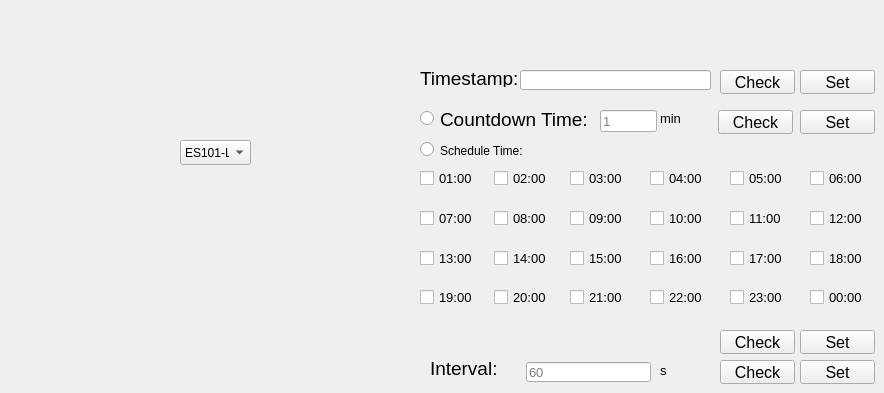
    <widget class="QWidget" name="sensor">
     <attribute name="title">
      <string>RTU</string>
     </attribute>
     <widget class="QCheckBox" name="checkBox_4">
      <property name="enabled">
       <bool>true</bool>
      </property>
      <property name="geometry">
       <rect>
        <x>650</x>
        <y>170</y>
        <width>58</width>
        <height>17</height>
       </rect>
      </property>
      <property name="sizePolicy">
       <sizepolicy hsizetype="Maximum" vsizetype="Fixed">
        <horstretch>0</horstretch>
        <verstretch>0</verstretch>
       </sizepolicy>
      </property>
      <property name="font">
       <font>
        <pointsize>10</pointsize>
       </font>
      </property>
      <property name="text">
       <string>04:00</string>
      </property>
      <property name="iconSize">
       <size>
        <width>10</width>
        <height>10</height>
       </size>
      </property>
     </widget>
     <widget class="QCheckBox" name="checkBox_8">
      <property name="enabled">
       <bool>true</bool>
      </property>
      <property name="geometry">
       <rect>
        <x>494</x>
        <y>210</y>
        <width>58</width>
        <height>17</height>
       </rect>
      </property>
      <property name="sizePolicy">
       <sizepolicy hsizetype="Maximum" vsizetype="Fixed">
        <horstretch>0</horstretch>
        <verstretch>0</verstretch>
       </sizepolicy>
      </property>
      <property name="font">
       <font>
        <pointsize>10</pointsize>
       </font>
      </property>
      <property name="text">
       <string>08:00</string>
      </property>
      <property name="iconSize">
       <size>
        <width>10</width>
        <height>10</height>
       </size>
      </property>
     </widget>
     <widget class="QPushButton" name="sensorIntervalCheckPushButton">
      <property name="geometry">
       <rect>
        <x>720</x>
        <y>360</y>
        <width>75</width>
        <height>24</height>
       </rect>
      </property>
      <property name="font">
       <font>
        <pointsize>12</pointsize>
       </font>
      </property>
      <property name="text">
       <string>Check</string>
      </property>
     </widget>
     <widget class="QLineEdit" name="sensorIntervalLineEdit">
      <property name="geometry">
       <rect>
        <x>526</x>
        <y>362</y>
        <width>125</width>
        <height>20</height>
       </rect>
      </property>
      <property name="font">
       <font>
        <pointsize>10</pointsize>
       </font>
      </property>
      <property name="placeholderText">
       <string>60</string>
      </property>
     </widget>
     <widget class="QRadioButton" name="sensorSTradioButton">
      <property name="geometry">
       <rect>
        <x>420</x>
        <y>140</y>
        <width>16</width>
        <height>18</height>
       </rect>
      </property>
      <property name="text">
       <string/>
      </property>
     </widget>
     <widget class="QLineEdit" name="sensorCountDownLineEdit">
      <property name="enabled">
       <bool>true</bool>
      </property>
      <property name="geometry">
       <rect>
        <x>600</x>
        <y>110</y>
        <width>57</width>
        <height>22</height>
       </rect>
      </property>
      <property name="sizePolicy">
       <sizepolicy hsizetype="Fixed" vsizetype="Fixed">
        <horstretch>0</horstretch>
        <verstretch>0</verstretch>
       </sizepolicy>
      </property>
      <property name="maximumSize">
       <size>
        <width>57</width>
        <height>16777215</height>
       </size>
      </property>
      <property name="font">
       <font>
        <pointsize>10</pointsize>
       </font>
      </property>
      <property name="text">
       <string/>
      </property>
      <property name="placeholderText">
       <string>1</string>
      </property>
     </widget>
     <widget class="QPushButton" name="sensorCountdownCheckButton">
      <property name="geometry">
       <rect>
        <x>718</x>
        <y>110</y>
        <width>75</width>
        <height>24</height>
       </rect>
      </property>
      <property name="sizePolicy">
       <sizepolicy hsizetype="Expanding" vsizetype="Fixed">
        <horstretch>0</horstretch>
        <verstretch>0</verstretch>
       </sizepolicy>
      </property>
      <property name="maximumSize">
       <size>
        <width>75</width>
        <height>16777215</height>
       </size>
      </property>
      <property name="font">
       <font>
        <pointsize>12</pointsize>
       </font>
      </property>
      <property name="text">
       <string>Check</string>
      </property>
     </widget>
     <widget class="QCheckBox" name="checkBox_16">
      <property name="enabled">
       <bool>true</bool>
      </property>
      <property name="geometry">
       <rect>
        <x>650</x>
        <y>250</y>
        <width>58</width>
        <height>17</height>
       </rect>
      </property>
      <property name="sizePolicy">
       <sizepolicy hsizetype="Maximum" vsizetype="Fixed">
        <horstretch>0</horstretch>
        <verstretch>0</verstretch>
       </sizepolicy>
      </property>
      <property name="font">
       <font>
        <pointsize>10</pointsize>
       </font>
      </property>
      <property name="text">
       <string>16:00</string>
      </property>
      <property name="iconSize">
       <size>
        <width>10</width>
        <height>10</height>
       </size>
      </property>
     </widget>
     <widget class="QCheckBox" name="checkBox_21">
      <property name="enabled">
       <bool>true</bool>
      </property>
      <property name="geometry">
       <rect>
        <x>570</x>
        <y>289</y>
        <width>58</width>
        <height>17</height>
       </rect>
      </property>
      <property name="sizePolicy">
       <sizepolicy hsizetype="Maximum" vsizetype="Fixed">
        <horstretch>0</horstretch>
        <verstretch>0</verstretch>
       </sizepolicy>
      </property>
      <property name="font">
       <font>
        <pointsize>10</pointsize>
       </font>
      </property>
      <property name="text">
       <string>21:00</string>
      </property>
      <property name="iconSize">
       <size>
        <width>10</width>
        <height>10</height>
       </size>
      </property>
     </widget>
     <widget class="QCheckBox" name="checkBox_1">
      <property name="enabled">
       <bool>true</bool>
      </property>
      <property name="geometry">
       <rect>
        <x>420</x>
        <y>170</y>
        <width>58</width>
        <height>17</height>
       </rect>
      </property>
      <property name="sizePolicy">
       <sizepolicy hsizetype="Maximum" vsizetype="Fixed">
        <horstretch>0</horstretch>
        <verstretch>0</verstretch>
       </sizepolicy>
      </property>
      <property name="font">
       <font>
        <pointsize>10</pointsize>
       </font>
      </property>
      <property name="text">
       <string>01:00</string>
      </property>
      <property name="iconSize">
       <size>
        <width>10</width>
        <height>10</height>
       </size>
      </property>
     </widget>
     <widget class="QLabel" name="label_81">
      <property name="geometry">
       <rect>
        <x>440</x>
        <y>140</y>
        <width>141</width>
        <height>21</height>
       </rect>
      </property>
      <property name="text">
       <string>Schedule Time:</string>
      </property>
     </widget>
     <widget class="QCheckBox" name="checkBox_12">
      <property name="enabled">
       <bool>true</bool>
      </property>
      <property name="geometry">
       <rect>
        <x>810</x>
        <y>210</y>
        <width>58</width>
        <height>17</height>
       </rect>
      </property>
      <property name="sizePolicy">
       <sizepolicy hsizetype="Maximum" vsizetype="Fixed">
        <horstretch>0</horstretch>
        <verstretch>0</verstretch>
       </sizepolicy>
      </property>
      <property name="font">
       <font>
        <pointsize>10</pointsize>
       </font>
      </property>
      <property name="text">
       <string>12:00</string>
      </property>
      <property name="iconSize">
       <size>
        <width>10</width>
        <height>10</height>
       </size>
      </property>
     </widget>
     <widget class="QLabel" name="label_84">
      <property name="geometry">
       <rect>
        <x>660</x>
        <y>110</y>
        <width>31</width>
        <height>16</height>
       </rect>
      </property>
      <property name="sizePolicy">
       <sizepolicy hsizetype="Fixed" vsizetype="Preferred">
        <horstretch>0</horstretch>
        <verstretch>0</verstretch>
       </sizepolicy>
      </property>
      <property name="font">
       <font>
        <pointsize>10</pointsize>
       </font>
      </property>
      <property name="text">
       <string>min</string>
      </property>
     </widget>
     <widget class="QCheckBox" name="checkBox_24">
      <property name="enabled">
       <bool>true</bool>
      </property>
      <property name="geometry">
       <rect>
        <x>810</x>
        <y>289</y>
        <width>58</width>
        <height>17</height>
       </rect>
      </property>
      <property name="sizePolicy">
       <sizepolicy hsizetype="Maximum" vsizetype="Fixed">
        <horstretch>0</horstretch>
        <verstretch>0</verstretch>
       </sizepolicy>
      </property>
      <property name="font">
       <font>
        <pointsize>10</pointsize>
       </font>
      </property>
      <property name="text">
       <string>00:00</string>
      </property>
      <property name="iconSize">
       <size>
        <width>10</width>
        <height>10</height>
       </size>
      </property>
     </widget>
     <widget class="QCheckBox" name="checkBox_6">
      <property name="enabled">
       <bool>true</bool>
      </property>
      <property name="geometry">
       <rect>
        <x>810</x>
        <y>170</y>
        <width>58</width>
        <height>17</height>
       </rect>
      </property>
      <property name="sizePolicy">
       <sizepolicy hsizetype="Maximum" vsizetype="Fixed">
        <horstretch>0</horstretch>
        <verstretch>0</verstretch>
       </sizepolicy>
      </property>
      <property name="font">
       <font>
        <pointsize>10</pointsize>
       </font>
      </property>
      <property name="text">
       <string>06:00</string>
      </property>
      <property name="iconSize">
       <size>
        <width>10</width>
        <height>10</height>
       </size>
      </property>
     </widget>
     <widget class="QPushButton" name="sensorTSSetBtn">
      <property name="geometry">
       <rect>
        <x>800</x>
        <y>70</y>
        <width>75</width>
        <height>24</height>
       </rect>
      </property>
      <property name="font">
       <font>
        <pointsize>12</pointsize>
       </font>
      </property>
      <property name="text">
       <string>Set</string>
      </property>
     </widget>
     <widget class="QPushButton" name="sensorIntervalSetPushButton_2">
      <property name="geometry">
       <rect>
        <x>800</x>
        <y>110</y>
        <width>75</width>
        <height>24</height>
       </rect>
      </property>
      <property name="sizePolicy">
       <sizepolicy hsizetype="Expanding" vsizetype="Fixed">
        <horstretch>0</horstretch>
        <verstretch>0</verstretch>
       </sizepolicy>
      </property>
      <property name="maximumSize">
       <size>
        <width>75</width>
        <height>16777215</height>
       </size>
      </property>
      <property name="font">
       <font>
        <pointsize>12</pointsize>
       </font>
      </property>
      <property name="text">
       <string>Set</string>
      </property>
     </widget>
     <widget class="QCheckBox" name="checkBox_17">
      <property name="enabled">
       <bool>true</bool>
      </property>
      <property name="geometry">
       <rect>
        <x>730</x>
        <y>250</y>
        <width>58</width>
        <height>17</height>
       </rect>
      </property>
      <property name="sizePolicy">
       <sizepolicy hsizetype="Maximum" vsizetype="Fixed">
        <horstretch>0</horstretch>
        <verstretch>0</verstretch>
       </sizepolicy>
      </property>
      <property name="font">
       <font>
        <pointsize>10</pointsize>
       </font>
      </property>
      <property name="text">
       <string>17:00</string>
      </property>
      <property name="iconSize">
       <size>
        <width>10</width>
        <height>10</height>
       </size>
      </property>
     </widget>
     <widget class="QCheckBox" name="checkBox_13">
      <property name="enabled">
       <bool>true</bool>
      </property>
      <property name="geometry">
       <rect>
        <x>420</x>
        <y>250</y>
        <width>58</width>
        <height>17</height>
       </rect>
      </property>
      <property name="sizePolicy">
       <sizepolicy hsizetype="Maximum" vsizetype="Fixed">
        <horstretch>0</horstretch>
        <verstretch>0</verstretch>
       </sizepolicy>
      </property>
      <property name="font">
       <font>
        <pointsize>10</pointsize>
       </font>
      </property>
      <property name="text">
       <string>13:00</string>
      </property>
      <property name="iconSize">
       <size>
        <width>10</width>
        <height>10</height>
       </size>
      </property>
     </widget>
     <widget class="QLabel" name="label_86">
      <property name="geometry">
       <rect>
        <x>440</x>
        <y>110</y>
        <width>150</width>
        <height>19</height>
       </rect>
      </property>
      <property name="sizePolicy">
       <sizepolicy hsizetype="Fixed" vsizetype="Preferred">
        <horstretch>0</horstretch>
        <verstretch>0</verstretch>
       </sizepolicy>
      </property>
      <property name="font">
       <font>
        <pointsize>14</pointsize>
       </font>
      </property>
      <property name="text">
       <string>Countdown Time:</string>
      </property>
     </widget>
     <widget class="QPushButton" name="sensorTimeCheckPushButton">
      <property name="geometry">
       <rect>
        <x>720</x>
        <y>330</y>
        <width>75</width>
        <height>24</height>
       </rect>
      </property>
      <property name="font">
       <font>
        <pointsize>12</pointsize>
       </font>
      </property>
      <property name="text">
       <string>Check</string>
      </property>
     </widget>
     <widget class="QPushButton" name="sensorTimeSetPushButton">
      <property name="geometry">
       <rect>
        <x>800</x>
        <y>330</y>
        <width>75</width>
        <height>24</height>
       </rect>
      </property>
      <property name="font">
       <font>
        <pointsize>12</pointsize>
       </font>
      </property>
      <property name="text">
       <string>Set</string>
      </property>
     </widget>
     <widget class="QCheckBox" name="checkBox_9">
      <property name="enabled">
       <bool>true</bool>
      </property>
      <property name="geometry">
       <rect>
        <x>570</x>
        <y>210</y>
        <width>58</width>
        <height>17</height>
       </rect>
      </property>
      <property name="sizePolicy">
       <sizepolicy hsizetype="Maximum" vsizetype="Fixed">
        <horstretch>0</horstretch>
        <verstretch>0</verstretch>
       </sizepolicy>
      </property>
      <property name="font">
       <font>
        <pointsize>10</pointsize>
       </font>
      </property>
      <property name="text">
       <string>09:00</string>
      </property>
      <property name="iconSize">
       <size>
        <width>10</width>
        <height>10</height>
       </size>
      </property>
     </widget>
     <widget class="QLabel" name="label_62">
      <property name="geometry">
       <rect>
        <x>660</x>
        <y>362</y>
        <width>16</width>
        <height>16</height>
       </rect>
      </property>
      <property name="font">
       <font>
        <pointsize>10</pointsize>
       </font>
      </property>
      <property name="text">
       <string>s</string>
      </property>
     </widget>
     <widget class="QCheckBox" name="checkBox_20">
      <property name="enabled">
       <bool>true</bool>
      </property>
      <property name="geometry">
       <rect>
        <x>494</x>
        <y>289</y>
        <width>58</width>
        <height>17</height>
       </rect>
      </property>
      <property name="sizePolicy">
       <sizepolicy hsizetype="Maximum" vsizetype="Fixed">
        <horstretch>0</horstretch>
        <verstretch>0</verstretch>
       </sizepolicy>
      </property>
      <property name="font">
       <font>
        <pointsize>10</pointsize>
       </font>
      </property>
      <property name="text">
       <string>20:00</string>
      </property>
      <property name="iconSize">
       <size>
        <width>10</width>
        <height>10</height>
       </size>
      </property>
     </widget>
     <widget class="QCheckBox" name="checkBox_23">
      <property name="enabled">
       <bool>true</bool>
      </property>
      <property name="geometry">
       <rect>
        <x>730</x>
        <y>289</y>
        <width>58</width>
        <height>17</height>
       </rect>
      </property>
      <property name="sizePolicy">
       <sizepolicy hsizetype="Maximum" vsizetype="Fixed">
        <horstretch>0</horstretch>
        <verstretch>0</verstretch>
       </sizepolicy>
      </property>
      <property name="font">
       <font>
        <pointsize>10</pointsize>
       </font>
      </property>
      <property name="text">
       <string>23:00</string>
      </property>
      <property name="iconSize">
       <size>
        <width>10</width>
        <height>10</height>
       </size>
      </property>
     </widget>
     <widget class="QCheckBox" name="checkBox_11">
      <property name="enabled">
       <bool>true</bool>
      </property>
      <property name="geometry">
       <rect>
        <x>730</x>
        <y>210</y>
        <width>58</width>
        <height>17</height>
       </rect>
      </property>
      <property name="sizePolicy">
       <sizepolicy hsizetype="Maximum" vsizetype="Fixed">
        <horstretch>0</horstretch>
        <verstretch>0</verstretch>
       </sizepolicy>
      </property>
      <property name="font">
       <font>
        <pointsize>10</pointsize>
       </font>
      </property>
      <property name="text">
       <string>11:00</string>
      </property>
      <property name="iconSize">
       <size>
        <width>10</width>
        <height>10</height>
       </size>
      </property>
     </widget>
     <widget class="QLabel" name="label_94">
      <property name="geometry">
       <rect>
        <x>420</x>
        <y>70</y>
        <width>111</width>
        <height>17</height>
       </rect>
      </property>
      <property name="font">
       <font>
        <pointsize>14</pointsize>
       </font>
      </property>
      <property name="text">
       <string>Timestamp:</string>
      </property>
     </widget>
     <widget class="QCheckBox" name="checkBox_19">
      <property name="enabled">
       <bool>true</bool>
      </property>
      <property name="geometry">
       <rect>
        <x>420</x>
        <y>289</y>
        <width>58</width>
        <height>17</height>
       </rect>
      </property>
      <property name="sizePolicy">
       <sizepolicy hsizetype="Maximum" vsizetype="Fixed">
        <horstretch>0</horstretch>
        <verstretch>0</verstretch>
       </sizepolicy>
      </property>
      <property name="font">
       <font>
        <pointsize>10</pointsize>
       </font>
      </property>
      <property name="text">
       <string>19:00</string>
      </property>
      <property name="iconSize">
       <size>
        <width>10</width>
        <height>10</height>
       </size>
      </property>
     </widget>
     <widget class="QCheckBox" name="checkBox_3">
      <property name="enabled">
       <bool>true</bool>
      </property>
      <property name="geometry">
       <rect>
        <x>570</x>
        <y>170</y>
        <width>58</width>
        <height>17</height>
       </rect>
      </property>
      <property name="sizePolicy">
       <sizepolicy hsizetype="Maximum" vsizetype="Fixed">
        <horstretch>0</horstretch>
        <verstretch>0</verstretch>
       </sizepolicy>
      </property>
      <property name="font">
       <font>
        <pointsize>10</pointsize>
       </font>
      </property>
      <property name="text">
       <string>03:00</string>
      </property>
      <property name="iconSize">
       <size>
        <width>10</width>
        <height>10</height>
       </size>
      </property>
     </widget>
     <widget class="QRadioButton" name="sensorCTRadioButton">
      <property name="geometry">
       <rect>
        <x>420</x>
        <y>110</y>
        <width>15</width>
        <height>16</height>
       </rect>
      </property>
      <property name="sizePolicy">
       <sizepolicy hsizetype="Fixed" vsizetype="Fixed">
        <horstretch>0</horstretch>
        <verstretch>0</verstretch>
       </sizepolicy>
      </property>
      <property name="maximumSize">
       <size>
        <width>15</width>
        <height>16777215</height>
       </size>
      </property>
      <property name="text">
       <string/>
      </property>
     </widget>
     <widget class="QPushButton" name="sensorIntervalSetPushButton">
      <property name="geometry">
       <rect>
        <x>800</x>
        <y>360</y>
        <width>75</width>
        <height>24</height>
       </rect>
      </property>
      <property name="font">
       <font>
        <pointsize>12</pointsize>
       </font>
      </property>
      <property name="text">
       <string>Set</string>
      </property>
     </widget>
     <widget class="QCheckBox" name="checkBox_7">
      <property name="enabled">
       <bool>true</bool>
      </property>
      <property name="geometry">
       <rect>
        <x>420</x>
        <y>210</y>
        <width>58</width>
        <height>17</height>
       </rect>
      </property>
      <property name="sizePolicy">
       <sizepolicy hsizetype="Maximum" vsizetype="Fixed">
        <horstretch>0</horstretch>
        <verstretch>0</verstretch>
       </sizepolicy>
      </property>
      <property name="font">
       <font>
        <pointsize>10</pointsize>
       </font>
      </property>
      <property name="text">
       <string>07:00</string>
      </property>
      <property name="iconSize">
       <size>
        <width>10</width>
        <height>10</height>
       </size>
      </property>
     </widget>
     <widget class="QPushButton" name="sensorTSChkButton">
      <property name="geometry">
       <rect>
        <x>720</x>
        <y>70</y>
        <width>75</width>
        <height>24</height>
       </rect>
      </property>
      <property name="font">
       <font>
        <pointsize>12</pointsize>
       </font>
      </property>
      <property name="text">
       <string>Check</string>
      </property>
     </widget>
     <widget class="QCheckBox" name="checkBox_2">
      <property name="enabled">
       <bool>true</bool>
      </property>
      <property name="geometry">
       <rect>
        <x>494</x>
        <y>170</y>
        <width>58</width>
        <height>17</height>
       </rect>
      </property>
      <property name="sizePolicy">
       <sizepolicy hsizetype="Maximum" vsizetype="Fixed">
        <horstretch>0</horstretch>
        <verstretch>0</verstretch>
       </sizepolicy>
      </property>
      <property name="font">
       <font>
        <pointsize>10</pointsize>
       </font>
      </property>
      <property name="text">
       <string>02:00</string>
      </property>
      <property name="iconSize">
       <size>
        <width>10</width>
        <height>10</height>
       </size>
      </property>
     </widget>
     <widget class="QCheckBox" name="checkBox_15">
      <property name="enabled">
       <bool>true</bool>
      </property>
      <property name="geometry">
       <rect>
        <x>570</x>
        <y>250</y>
        <width>58</width>
        <height>17</height>
       </rect>
      </property>
      <property name="sizePolicy">
       <sizepolicy hsizetype="Maximum" vsizetype="Fixed">
        <horstretch>0</horstretch>
        <verstretch>0</verstretch>
       </sizepolicy>
      </property>
      <property name="font">
       <font>
        <pointsize>10</pointsize>
       </font>
      </property>
      <property name="text">
       <string>15:00</string>
      </property>
      <property name="iconSize">
       <size>
        <width>10</width>
        <height>10</height>
       </size>
      </property>
     </widget>
     <widget class="QLineEdit" name="sensorTSLineEdit">
      <property name="geometry">
       <rect>
        <x>520</x>
        <y>70</y>
        <width>191</width>
        <height>20</height>
       </rect>
      </property>
      <property name="sizePolicy">
       <sizepolicy hsizetype="Fixed" vsizetype="Fixed">
        <horstretch>0</horstretch>
        <verstretch>0</verstretch>
       </sizepolicy>
      </property>
      <property name="font">
       <font>
        <pointsize>10</pointsize>
       </font>
      </property>
      <property name="text">
       <string/>
      </property>
      <property name="placeholderText">
       <string/>
      </property>
     </widget>
     <widget class="QCheckBox" name="checkBox_22">
      <property name="enabled">
       <bool>true</bool>
      </property>
      <property name="geometry">
       <rect>
        <x>650</x>
        <y>289</y>
        <width>58</width>
        <height>17</height>
       </rect>
      </property>
      <property name="sizePolicy">
       <sizepolicy hsizetype="Maximum" vsizetype="Fixed">
        <horstretch>0</horstretch>
        <verstretch>0</verstretch>
       </sizepolicy>
      </property>
      <property name="font">
       <font>
        <pointsize>10</pointsize>
       </font>
      </property>
      <property name="text">
       <string>22:00</string>
      </property>
      <property name="iconSize">
       <size>
        <width>10</width>
        <height>10</height>
       </size>
      </property>
     </widget>
     <widget class="QLabel" name="label_56">
      <property name="geometry">
       <rect>
        <x>430</x>
        <y>360</y>
        <width>91</width>
        <height>17</height>
       </rect>
      </property>
      <property name="font">
       <font>
        <pointsize>14</pointsize>
       </font>
      </property>
      <property name="text">
       <string>Interval:</string>
      </property>
     </widget>
     <widget class="QCheckBox" name="checkBox_10">
      <property name="enabled">
       <bool>true</bool>
      </property>
      <property name="geometry">
       <rect>
        <x>650</x>
        <y>210</y>
        <width>58</width>
        <height>17</height>
       </rect>
      </property>
      <property name="sizePolicy">
       <sizepolicy hsizetype="Maximum" vsizetype="Fixed">
        <horstretch>0</horstretch>
        <verstretch>0</verstretch>
       </sizepolicy>
      </property>
      <property name="font">
       <font>
        <pointsize>10</pointsize>
       </font>
      </property>
      <property name="text">
       <string>10:00</string>
      </property>
      <property name="iconSize">
       <size>
        <width>10</width>
        <height>10</height>
       </size>
      </property>
     </widget>
     <widget class="QCheckBox" name="checkBox_14">
      <property name="enabled">
       <bool>true</bool>
      </property>
      <property name="geometry">
       <rect>
        <x>494</x>
        <y>250</y>
        <width>58</width>
        <height>17</height>
       </rect>
      </property>
      <property name="sizePolicy">
       <sizepolicy hsizetype="Maximum" vsizetype="Fixed">
        <horstretch>0</horstretch>
        <verstretch>0</verstretch>
       </sizepolicy>
      </property>
      <property name="font">
       <font>
        <pointsize>10</pointsize>
       </font>
      </property>
      <property name="text">
       <string>14:00</string>
      </property>
      <property name="iconSize">
       <size>
        <width>10</width>
        <height>10</height>
       </size>
      </property>
     </widget>
     <widget class="QCheckBox" name="checkBox_5">
      <property name="enabled">
       <bool>true</bool>
      </property>
      <property name="geometry">
       <rect>
        <x>730</x>
        <y>170</y>
        <width>58</width>
        <height>17</height>
       </rect>
      </property>
      <property name="sizePolicy">
       <sizepolicy hsizetype="Maximum" vsizetype="Fixed">
        <horstretch>0</horstretch>
        <verstretch>0</verstretch>
       </sizepolicy>
      </property>
      <property name="font">
       <font>
        <pointsize>10</pointsize>
       </font>
      </property>
      <property name="text">
       <string>05:00</string>
      </property>
      <property name="iconSize">
       <size>
        <width>10</width>
        <height>10</height>
       </size>
      </property>
     </widget>
     <widget class="QCheckBox" name="checkBox_18">
      <property name="enabled">
       <bool>true</bool>
      </property>
      <property name="geometry">
       <rect>
        <x>810</x>
        <y>250</y>
        <width>58</width>
        <height>17</height>
       </rect>
      </property>
      <property name="sizePolicy">
       <sizepolicy hsizetype="Maximum" vsizetype="Fixed">
        <horstretch>0</horstretch>
        <verstretch>0</verstretch>
       </sizepolicy>
      </property>
      <property name="font">
       <font>
        <pointsize>10</pointsize>
       </font>
      </property>
      <property name="text">
       <string>18:00</string>
      </property>
      <property name="iconSize">
       <size>
        <width>10</width>
        <height>10</height>
       </size>
      </property>
     </widget>
     <widget class="QComboBox" name="sensorTypeCombox">
      <property name="geometry">
       <rect>
        <x>180</x>
        <y>140</y>
        <width>71</width>
        <height>25</height>
       </rect>
      </property>
      <property name="sizePolicy">
       <sizepolicy hsizetype="Expanding" vsizetype="Fixed">
        <horstretch>0</horstretch>
        <verstretch>0</verstretch>
       </sizepolicy>
      </property>
      <item>
       <property name="text">
        <string>ES101-LL</string>
       </property>
      </item>
      <item>
       <property name="text">
        <string>IS101-FL-NB-BT8</string>
       </property>
      </item>
      <item>
       <property name="text">
        <string>ES101-NL</string>
       </property>
      </item>
      <item>
       <property name="text">
        <string>WS102-BRM</string>
       </property>
      </item>
      <item>
       <property name="text">
        <string>WS102-CL</string>
       </property>
      </item>
      <item>
       <property name="text">
        <string>WS102-ORP</string>
       </property>
      </item>
      <item>
       <property name="text">
        <string>WS102-DOS</string>
       </property>
      </item>
      <item>
       <property name="text">
        <string>WS102-PH</string>
       </property>
      </item>
      <item>
       <property name="text">
        <string>ES101-NO2-2000</string>
       </property>
      </item>
      <item>
       <property name="text">
        <string>ES101-NO-2000</string>
       </property>
      </item>
      <item>
       <property name="text">
        <string>ES101-PM</string>
       </property>
      </item>
      <item>
       <property name="text">
        <string>ES101-CO2-5000</string>
       </property>
      </item>
      <item>
       <property name="text">
        <string>ES101-SO2-2000</string>
       </property>
      </item>
      <item>
       <property name="text">
        <string>ES101-O3</string>
       </property>
      </item>
      <item>
       <property name="text">
        <string>ES101-CO-2000</string>
       </property>
      </item>
      <item>
       <property name="text">
        <string>ES101-RG</string>
       </property>
      </item>
      <item>
       <property name="text">
        <string>ES101-WD</string>
       </property>
      </item>
      <item>
       <property name="text">
        <string>ES101-WS</string>
       </property>
      </item>
      <item>
       <property name="text">
        <string>ES101-AT</string>
       </property>
      </item>
      <item>
       <property name="text">
        <string>ES102-TH</string>
       </property>
      </item>
      <item>
       <property name="text">
        <string>ES104</string>
       </property>
      </item>
     </widget>
    </widget>
